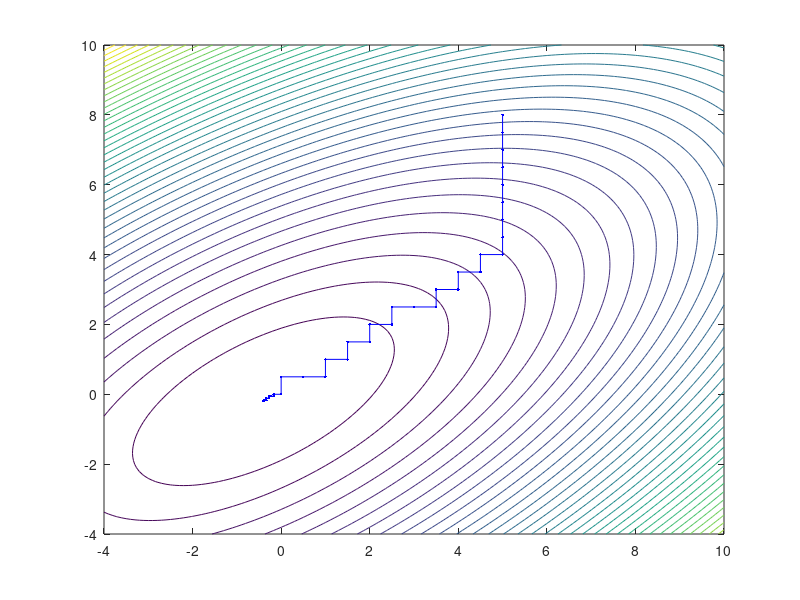

Write MATLAB code to recreate this figure.
% function p = PatternSearch(X0,func, gridsize)
%     history = [];
clear
    func = @(X) 2*X(:,1).^2 + 3*X(:,2).^2 - 3*X(:,1).*X(:,2) + X(:,1);
    gridsize = 0.5;
    minimum = -2;
    maximum = 8;
    max_iter = 100;
    X0 = [5 8];
[X, Y] = meshgrid(minimum-2:0.1:maximum+2, minimum-2:0.1:maximum+2);
Z = func([X(:),Y(:)]);
Z = reshape(Z, size(X));
contour(X,Y,Z,40)
prev_point = X0;
hold on
    for i = 1:max_iter
        snapped_point = gridsize * round(X0 / gridsize);
        plot([prev_point(1), X0(1)], [prev_point(2), X0(2)], 'b.-');
        pause(0.5)
        prev_point = X0;
        U = func(snapped_point);
        sprintf('Iteration = %d, point = %f%f, function value = %f',i, snapped_point, U)
%         history = [history;snapped_point,U];
        pattern = [gridsize,0;
                   -gridsize,0;
                   0,gridsize;
                   0,-gridsize];
        trial_points = [snapped_point;
                        snapped_point;
                        snapped_point;
                        snapped_point] + pattern;
        function_values = zeros(length(trial_points),1);
        
        for j = 1:length(trial_points)
            function_values(j) = func(trial_points(j,:));
        end
        [min_value,min_index] = min(function_values);
        if min_value <U
            X0 = trial_points(min_index,:);
        else
            gridsize = gridsize/3;
        end
    end
